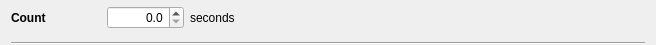
<?xml version="1.0" encoding="UTF-8"?>
<ui version="4.0">
 <class>Form</class>
 <widget class="QWidget" name="Form">
  <property name="geometry">
   <rect>
    <x>0</x>
    <y>0</y>
    <width>656</width>
    <height>45</height>
   </rect>
  </property>
  <property name="windowTitle">
   <string>Form</string>
  </property>
  <layout class="QVBoxLayout" name="verticalLayout">
   <property name="topMargin">
    <number>0</number>
   </property>
   <property name="bottomMargin">
    <number>0</number>
   </property>
   <item>
    <layout class="QHBoxLayout" name="horizontalLayout">
     <item>
      <widget class="QLabel" name="label">
       <property name="minimumSize">
        <size>
         <width>90</width>
         <height>0</height>
        </size>
       </property>
       <property name="text">
        <string>&lt;b&gt;Count&lt;/b&gt;</string>
       </property>
      </widget>
     </item>
     <item>
      <widget class="QDoubleSpinBox" name="seconds">
       <property name="alignment">
        <set>Qt::AlignRight|Qt::AlignTrailing|Qt::AlignVCenter</set>
       </property>
       <property name="decimals">
        <number>1</number>
       </property>
       <property name="maximum">
        <double>1000000.000000000000000</double>
       </property>
      </widget>
     </item>
     <item>
      <widget class="QLabel" name="label_2">
       <property name="text">
        <string>seconds</string>
       </property>
      </widget>
     </item>
     <item>
      <spacer name="horizontalSpacer">
       <property name="orientation">
        <enum>Qt::Horizontal</enum>
       </property>
       <property name="sizeHint" stdset="0">
        <size>
         <width>40</width>
         <height>20</height>
        </size>
       </property>
      </spacer>
     </item>
     <item>
      <widget class="QWidget" name="buttons" native="true">
       <property name="minimumSize">
        <size>
         <width>156</width>
         <height>34</height>
        </size>
       </property>
      </widget>
     </item>
    </layout>
   </item>
   <item>
    <widget class="Line" name="line">
     <property name="orientation">
      <enum>Qt::Horizontal</enum>
     </property>
    </widget>
   </item>
  </layout>
 </widget>
 <tabstops>
  <tabstop>seconds</tabstop>
 </tabstops>
 <resources>
  <include location="../../../../resources/nicos-gui.qrc"/>
 </resources>
 <connections/>
</ui>
